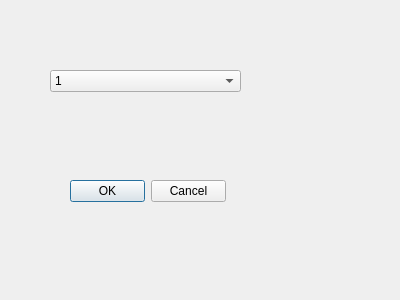
<?xml version="1.0" encoding="UTF-8"?>
<ui version="4.0">
 <class>skin</class>
 <widget class="QWidget" name="skin">
  <property name="geometry">
   <rect>
    <x>0</x>
    <y>0</y>
    <width>400</width>
    <height>300</height>
   </rect>
  </property>
  <property name="windowTitle">
   <string>Form</string>
  </property>
  <widget class="QComboBox" name="comboBox_choose">
   <property name="geometry">
    <rect>
     <x>50</x>
     <y>70</y>
     <width>191</width>
     <height>22</height>
    </rect>
   </property>
   <item>
    <property name="text">
     <string>1</string>
    </property>
   </item>
   <item>
    <property name="text">
     <string>2</string>
    </property>
   </item>
   <item>
    <property name="text">
     <string>3</string>
    </property>
   </item>
   <item>
    <property name="text">
     <string>4</string>
    </property>
   </item>
   <item>
    <property name="text">
     <string>5</string>
    </property>
   </item>
   <item>
    <property name="text">
     <string>6</string>
    </property>
   </item>
   <item>
    <property name="text">
     <string>7</string>
    </property>
   </item>
   <item>
    <property name="text">
     <string>8</string>
    </property>
   </item>
   <item>
    <property name="text">
     <string>9</string>
    </property>
   </item>
   <item>
    <property name="text">
     <string>10</string>
    </property>
   </item>
  </widget>
  <widget class="QDialogButtonBox" name="buttonBox">
   <property name="geometry">
    <rect>
     <x>70</x>
     <y>180</y>
     <width>156</width>
     <height>23</height>
    </rect>
   </property>
   <property name="standardButtons">
    <set>QDialogButtonBox::Cancel|QDialogButtonBox::Ok</set>
   </property>
  </widget>
 </widget>
 <resources/>
 <connections/>
</ui>
